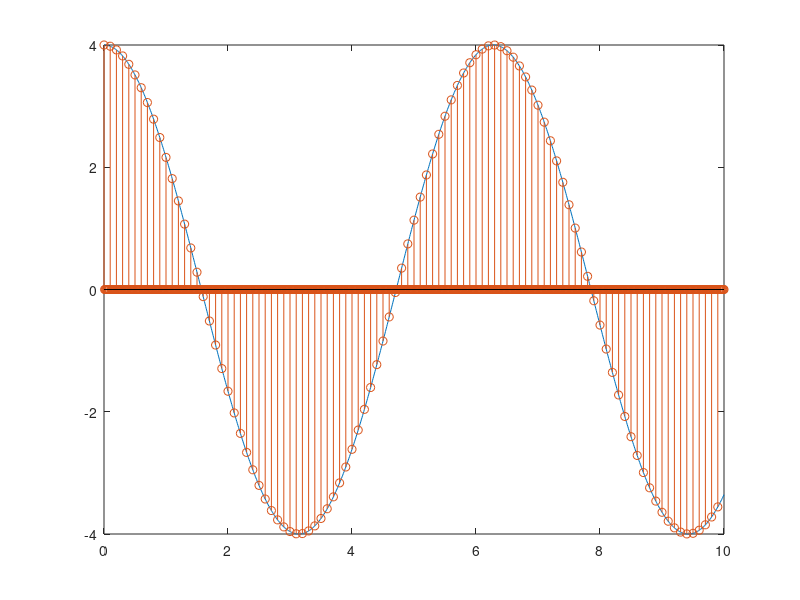

Source code (MATLAB):
clear all; close all; clc;
t = 0:0.01:10; x = 4*cos(t); plot(t,x)   % Original signal

N = length(t);                           % Number of samples 
fs = 10; Ts = 1/fs; M = ceil(Ts/0.01);             
% Creating impulse response function
imp = zeros(1,N);   
for k = 1:M:N-1
    imp(k) = 1;
end
x1 = imp.*x; hold on; stem(t,x1)                              


